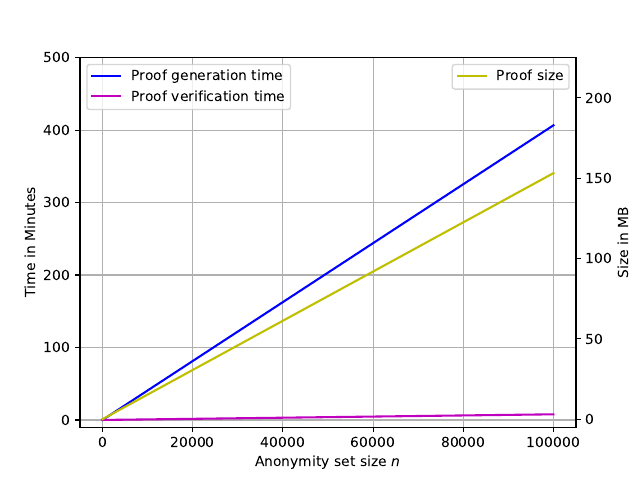

Python code for this plot:
import numpy as np
import matplotlib.pyplot as plt

constr_time = np.array([2.6894, 24.6522, 243.994, 2438.84, 24394.6])
#print(constr_time/60.0)

n = np.array([10, 100, 1000, 10000, 100000])

ver_time = np.array([0.050278, 0.460322, 4.57224, 45.6051, 467.268])

proof_size = np.array([0.016841, 0.154631, 1.53253, 15.3115, 153.102])

# plt.plot(n,constr_time/60.0,label = "proof construction time" )
# plt.plot(n,ver_time/60.0,label = "proof verification time" )
# plt.xlabel("Anonymity set size (n)")
# plt.ylabel("Time (minutes)")
# plt.legend(loc = 2)
# plt.grid()
# plt.show()


fig = plt.figure()
ax1 = fig.add_subplot(111)
ax1.plot(n,constr_time/60.0, 'b', label = "Proof generation time")
ax1.plot(n,ver_time/60.0, 'm-', label = "Proof verification time")
ax1.set_ylabel('Time in Minutes')
ax1.set_ylim(-10,500)
ax2 = ax1.twinx()
ax2.plot(n, proof_size, 'y-', label = "Proof size")
ax2.set_ylabel('Size in MB')
ax1.set_xlabel('Anonymity set size $n$')
ax2.set_ylim(-5,225)
#for tl in ax2.get_yticklabels():
#    tl.set_color('r')
    
ax1.legend(loc=2)
ax2.legend(loc=1)
  
# Sdding grid
ax1.grid()
plt.savefig('results.eps')
plt.savefig('results.pdf')
plt.show()

print(constr_time/60.0)
print(ver_time/60.0)

